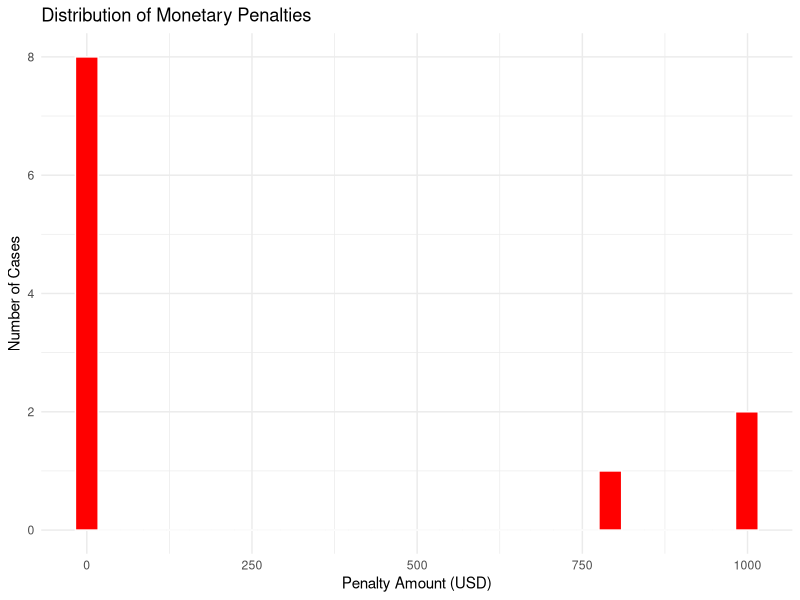
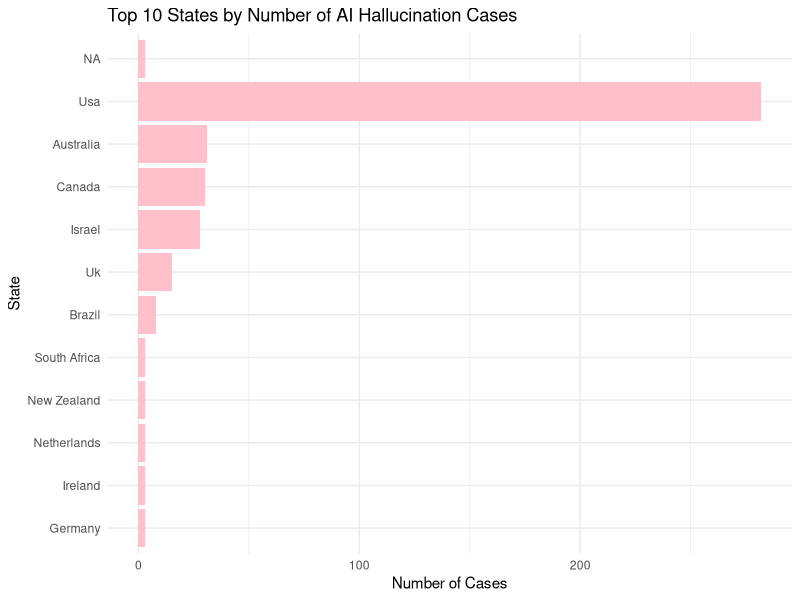

Write the R code that produced these figures, in order.
## ---- chunk 1
library(tidyverse)
library(broom)
ai_data <- read_csv("../data/Charlotin-hallucination_cases.csv")
#view(ai_data)
## ---- chunk 2
ai_data <- as_tibble(ai_data) |>
  rename(
`case_name` = `Case Name`,
`court` = `Court`,
`state` = `State(s)`,
`date` = `Date`,
`party` = `Party(ies)`,
`ai_tool` = `AI Tool`,
`hallucination` = `Hallucination`,
`outcome` = `Outcome`,
`monetary_penalty` = `Monetary Penalty`,
`professional_sanction` = `Professional Sanction`,
`key_principle` = `Key Principle`,
`pointer` = `Pointer`,
`source` = `Source`,
`details` = `Details`
)
## ---- chunk 3
ai_data <- ai_data |>
  mutate(
    across(
      c(court, state, hallucination, outcome, monetary_penalty, professional_sanction), ~ .x |>
        str_squish() |>
        str_to_title() |>
        na_if("")
    ),
monetary_penalty = monetary_penalty |>
      str_replace_all("[\\$,]", "") |>
      str_replace_all("(?i)none|n/a|na", NA_character_) |>
      as.numeric()
)
## ---- chunk 4
ai_tool_tidy <- ai_data |>
  mutate(ai_tool = str_replace_all(ai_tool, " and | & ", ",")) |>
  separate_rows(ai_tool, sep = ",|/|;") |>
  mutate(ai_tool = str_squish(ai_tool),
         ai_tool = na_if(ai_tool, ""),
         ai_tool = if_else(str_to_lower(ai_tool) %in% c("n/a","na","none"), NA_character_, ai_tool)) |>
  drop_na(ai_tool)
## ---- chunk 5

synonyms <- c(
  "ChatGPT" = "OpenAI ChatGPT",
  "GPT-4" = "OpenAI ChatGPT",
  "GPT4" = "OpenAI ChatGPT",
  "Bard" = "Google Bard / Gemini",
  "Gemini" = "Google Bard / Gemini",
  "Claude" = "Anthropic Claude"
)
ai_tool_tidy <- ai_tool_tidy |>
  mutate(ai_tool = coalesce(synonyms[ai_tool], ai_tool))

## ---- chunk 6
word_counts <- ai_tool_tidy |>
  count(ai_tool, name = "freq", sort = TRUE)
## ---- chunk 7
ai_data <- ai_data |>
  mutate(
    hallucination = case_when(
      str_detect(coalesce(hallucination, ""), regex("citation", ignore_case = TRUE)) ~ "Fake Citation",
      str_detect(coalesce(hallucination, ""), regex("argument",  ignore_case = TRUE)) ~ "Fake Argument",
      str_detect(coalesce(hallucination, ""), regex("quote|source", ignore_case = TRUE)) ~ "Fake Source/Quote",
      TRUE ~ hallucination
    )
  )
ai_data <- ai_data |>
  mutate(
    hallucination = case_when(
      str_detect(hallucination, regex("citation", ignore_case = TRUE)) ~ "Fake Citation",
      str_detect(hallucination, regex("argument", ignore_case = TRUE)) ~ "Fake Argument",
      str_detect(hallucination, regex("quote|source", ignore_case = TRUE)) ~ "Fake Source/Quote",
      TRUE ~ hallucination
    )
  )
ai_data <- ai_data |>
  mutate(
    outcome = case_when(
      str_detect(outcome, regex("dismissed|thrown out", ignore_case = TRUE)) ~ "Dismissed",
      str_detect(outcome, regex("pending|ongoing", ignore_case = TRUE)) ~ "Pending",
      str_detect(outcome, regex("fined|sanction|penalty", ignore_case = TRUE)) ~ "Penalized",
      TRUE ~ outcome
    )
  )
ai_data <- ai_data |>
  mutate(
    professional_sanction = case_when(
      str_detect(professional_sanction, regex("yes|y", ignore_case = TRUE)) ~ "Yes",
      str_detect(professional_sanction, regex("no|n", ignore_case = TRUE)) ~ "No",
      TRUE ~ professional_sanction
    )
  )
## ---- chunk 8
print(dim(ai_data))
## ---- chunk 9
print(glimpse(ai_data))
## ---- chunk 10
print(spec(ai_data))
## ---- chunk 11
summary(ai_data$monetary_penalty)
## ---- chunk 12
library(dplyr)
word_counts <- ai_data |>
  count(ai_tool, sort = TRUE)

ggplot(ai_data, aes(x = monetary_penalty)) +
  geom_histogram(bins = 30, fill = "red", color = "white") +
  labs(title = "Distribution of Monetary Penalties",
       x = "Penalty Amount (USD)", y = "Number of Cases") +
  theme_minimal()

ai_data |>
  count(state, sort = TRUE) |>
  slice_max(n, n = 10) |>
  ggplot(aes(x = reorder(state, n), y = n)) +
  geom_col(fill = "pink") +
  coord_flip() +
  labs(title = "Top 10 States by Number of AI Hallucination Cases",
       x = "State", y = "Number of Cases") +
  theme_minimal()

